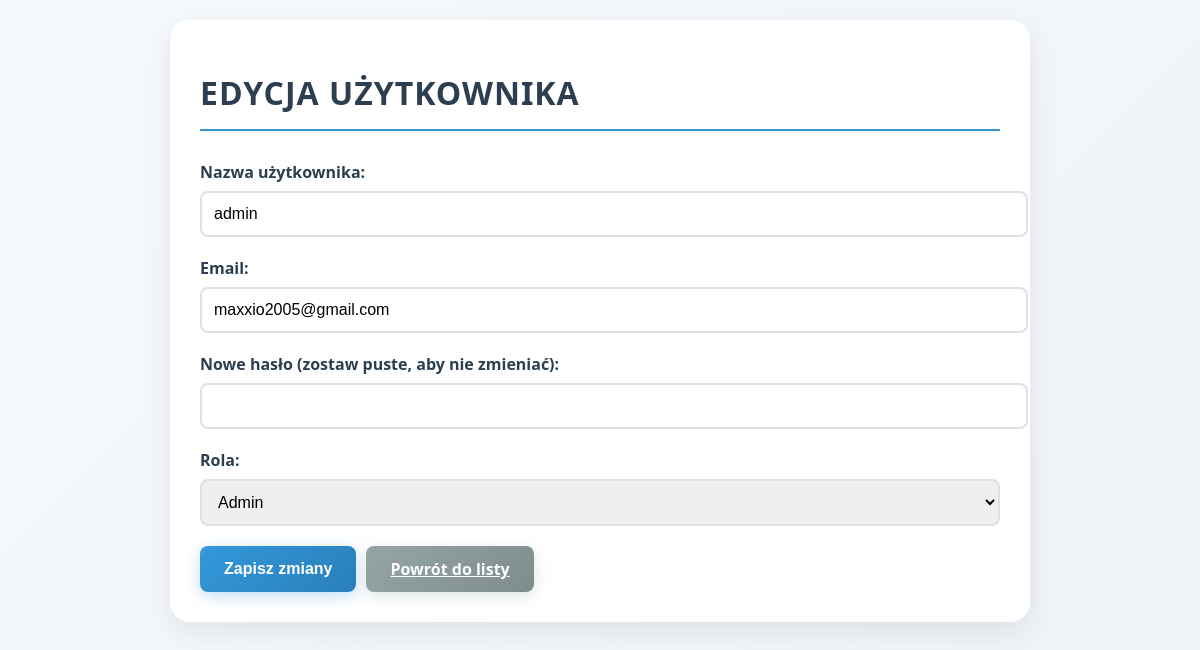
Screenshot of /admin/admin_edit_user.php?id=18 (signed in) with the database file from the repository.
### tables this page shows
CREATE TABLE `users` (
  `id` int(11) NOT NULL,
  `username` varchar(50) NOT NULL,
  `email` varchar(100) NOT NULL,
  `phone` varchar(15) DEFAULT NULL,
  `password` varchar(255) NOT NULL,
  `created_at` timestamp NOT NULL DEFAULT current_timestamp(),
  `is_admin` tinyint(1) DEFAULT 0,
  `role` enum('user','manager','admin') NOT NULL DEFAULT 'user'
);

### admin/admin_edit_user.php (the view, shortened to what this page needs)
<?php
$host = 'localhost';
$db   = 'sklep_online';
$user = 'root';
$pass = '';
$charset = 'utf8mb4';
$dsn = "mysql:host=$host;dbname=$db;charset=$charset";
$options = [
    PDO::ATTR_ERRMODE            => PDO::ERRMODE_EXCEPTION,
    PDO::ATTR_DEFAULT_FETCH_MODE => PDO::FETCH_ASSOC,
    PDO::ATTR_EMULATE_PREPARES   => false,
];
try {
    $pdo = new PDO($dsn, $user, $pass, $options);
} catch (PDOException $e) {
    die("Błąd połączenia z bazą danych: " . $e->getMessage());
}
$user_id = $_GET['id'];
try {
    $stmt = $pdo->prepare("SELECT id, username, email, role, is_admin FROM users WHERE id = ?");
    $stmt->execute([$user_id]);
    $user = $stmt->fetch();
} catch (PDOException $e) {
    $error = "Błąd podczas pobierania danych użytkownika: " . $e->getMessage();
}
$roles = ['user', 'manager', 'admin'];
?>
<!DOCTYPE html>
<html lang="pl">
<head>
</head>
<body>
    <div class="container">
        <h1>Edycja użytkownika</h1>
        <form method="POST">
            <div class="form-group">
                <label for="username">Nazwa użytkownika:</label>
                <input type="text" id="username" name="username" value="<?php echo htmlspecialchars($user['username']); ?>" required>
            </div>
            <div class="form-group">
                <label for="email">Email:</label>
                <input type="email" id="email" name="email" value="<?php echo htmlspecialchars($user['email']); ?>" required>
            </div>
            <div class="form-group">
                <label for="password">Nowe hasło (zostaw puste, aby nie zmieniać):</label>
                <input type="password" id="password" name="password">
            </div>
            <div class="form-group">
                <label for="role">Rola:</label>
                <select id="role" name="role" required>
                    <?php foreach ($roles as $role): ?>
                        <option value="<?php echo $role; ?>" <?php echo $user['role'] == $role ? 'selected' : ''; ?>>
                            <?php echo ucfirst($role); ?>
                        </option>
                    <?php endforeach; ?>
                </select>
            </div>
            <div class="button-group">
                <button type="submit" class="btn btn-primary">Zapisz zmiany</button>
                <a href="admin_users.php" class="btn btn-secondary">Powrót do listy</a>
            </div>
        </form>
    </div>
</body>
</html>

### admin/admin_edit_user.php (style rules this page uses)
body { font-family: 'Segoe UI', Tahoma, Geneva, Verdana, sans-serif; background: linear-gradient(135deg, #f6f9fc 0%, #eef2f7 100%); color: #2c3e50; margin: 0; padding: 20px; min-height: 100vh; }
.container { max-width: 800px; margin: 0 auto; padding: 30px; background: rgba(255, 255, 255, 0.95); border-radius: 20px; box-shadow: 0 10px 30px rgba(0, 0, 0, 0.08); backdrop-filter: blur(10px); }
h1 { color: #2c3e50; margin-bottom: 30px; border-bottom: 2px solid #3498db; padding-bottom: 15px; font-weight: 600; text-transform: uppercase; letter-spacing: 1px; }
.form-group { margin-bottom: 20px; }
.form-group label { display: block; margin-bottom: 8px; color: #2c3e50; font-weight: 600; }
.form-group input, .form-group select { width: 100%; padding: 12px; border: 2px solid #e0e0e0; border-radius: 8px; font-size: 16px; transition: all 0.3s ease; }
.btn { padding: 12px 24px; border: none; border-radius: 8px; cursor: pointer; font-size: 16px; font-weight: 600; transition: all 0.3s ease; }
.btn-primary { background: linear-gradient(135deg, #3498db 0%, #2980b9 100%); color: white; box-shadow: 0 4px 15px rgba(52, 152, 219, 0.3); }
.btn-secondary { background: linear-gradient(135deg, #95a5a6 0%, #7f8c8d 100%); color: white; box-shadow: 0 4px 15px rgba(149, 165, 166, 0.3); }
.button-group { display: flex; gap: 10px; margin-top: 20px; }

### rows the page displays
users: username "admin", email "maxxio2005@gmail.com", role "Admin"
